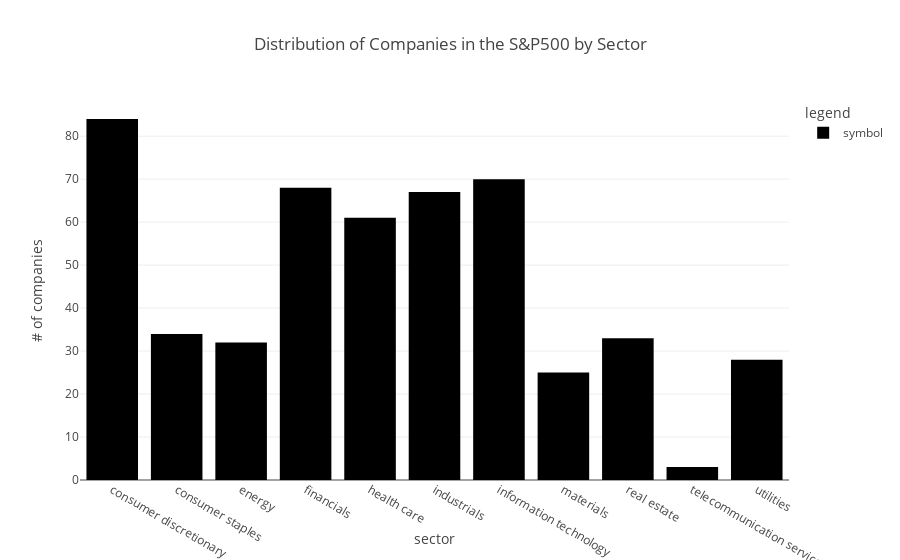

Here is the notebook cell this chart was saved with:
### Markdown cell above
### Charts section using px.

### Code cell
#Objective here is to group data by sector and create a bar chart of what types of companies make 
#up the S&P 500

#creating a sectors variable and finding the number of symbols per sector using groupby and .agg 
sectors = data.groupby('sector').agg({'symbol':'count'}).sort_index(ascending = True)

#Using plotly to create a bar chart to chart the number of companies per sector in the S&P 500
sector_fig = px.bar(sectors, labels = {'value': '# of companies',
                                       'variable':'legend',
                                       'symbol':'# of symbols',},
                                        title='Distribution of Companies in the S&P500 by Sector')

sector_fig.show()

### Figure 1 — Plotly figure (JSON) as saved in the notebook; plotly's stock layout.template omitted (floating-point values rounded to 4 significant figures)
{"data": [{"alignmentgroup": "True", "hovertemplate": "legend=symbol<br>sector=%{x}<br># of companies=%{y}<extra></extra>", "legendgroup": "symbol", "marker": {"color": "#000001", "pattern": {"shape": ""}}, "name": "symbol", "offsetgroup": "symbol", "orientation": "v", "showlegend": true, "textposition": "auto", "type": "bar", "x": ["consumer discretionary", "consumer staples", "energy", "financials", "health care", "industrials", "information technology", "materials", "real estate", "telecommunication services", "utilities"], "xaxis": "x", "y": [84, 34, 32, 68, 61, 67, 70, 25, 33, 3, 28], "yaxis": "y"}], "layout": {"barmode": "relative", "legend": {"title": {"text": "legend"}, "tracegroupgap": 0}, "title": {"text": "Distribution of Companies in the S&P500 by Sector"}, "xaxis": {"anchor": "y", "domain": [0, 1], "title": {"text": "sector"}}, "yaxis": {"anchor": "x", "domain": [0, 1], "title": {"text": "# of companies"}}}}
